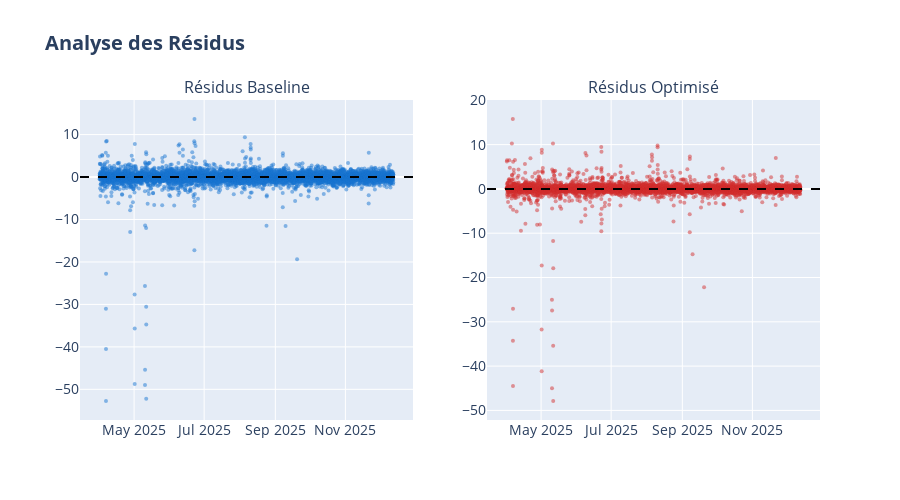

Notebook cell for this chart:
### Code cell
# Résidus
residuals_base = y_test - preds_base
residuals_optim = y_test - preds_optim

fig = make_subplots(rows=1, cols=2, subplot_titles=('Résidus Baseline', 'Résidus Optimisé'))
fig.add_trace(go.Scatter(x=y_test.index, y=residuals_base, mode='markers',
                         marker=dict(size=4, color='#1976D2', opacity=0.5)), row=1, col=1)
fig.add_trace(go.Scatter(x=y_test.index, y=residuals_optim, mode='markers',
                         marker=dict(size=4, color='#D32F2F', opacity=0.5)), row=1, col=2)
fig.add_hline(y=0, line_dash="dash", line_color="black", row=1, col=1)
fig.add_hline(y=0, line_dash="dash", line_color="black", row=1, col=2)
fig.update_layout(title="<b>Analyse des Résidus</b>", height=500, showlegend=False, font=dict(size=14))
fig.show()

### Figure 1 — Plotly figure (JSON) as saved in the notebook; plotly's stock layout.template omitted (floating-point values rounded to 4 significant figures; data arrays with more than 128 entries replaced by an {"elided": "..."} marker saying what was removed)
{"data": [{"marker": {"color": "#1976D2", "opacity": 0.5, "size": 4}, "mode": "markers", "type": "scatter", "x": {"elided": "6065 str values"}, "xaxis": "x", "y": {"elided": "6065 float values"}, "yaxis": "y"}, {"marker": {"color": "#D32F2F", "opacity": 0.5, "size": 4}, "mode": "markers", "type": "scatter", "x": {"elided": "6065 str values"}, "xaxis": "x2", "y": {"elided": "6065 float values"}, "yaxis": "y2"}], "layout": {"annotations": [{"font": {"size": 16}, "showarrow": false, "text": "Résidus Baseline", "x": 0.225, "xanchor": "center", "xref": "paper", "y": 1, "yanchor": "bottom", "yref": "paper"}, {"font": {"size": 16}, "showarrow": false, "text": "Résidus Optimisé", "x": 0.775, "xanchor": "center", "xref": "paper", "y": 1, "yanchor": "bottom", "yref": "paper"}], "font": {"size": 14}, "height": 500, "shapes": [{"line": {"color": "black", "dash": "dash"}, "type": "line", "x0": 0, "x1": 1, "xref": "x domain", "y0": 0, "y1": 0, "yref": "y"}, {"line": {"color": "black", "dash": "dash"}, "type": "line", "x0": 0, "x1": 1, "xref": "x2 domain", "y0": 0, "y1": 0, "yref": "y2"}], "showlegend": false, "title": {"text": "<b>Analyse des Résidus</b>"}, "xaxis": {"anchor": "y", "domain": [0, 0.45]}, "xaxis2": {"anchor": "y2", "domain": [0.55, 1]}, "yaxis": {"anchor": "x", "domain": [0, 1]}, "yaxis2": {"anchor": "x2", "domain": [0, 1]}}}
